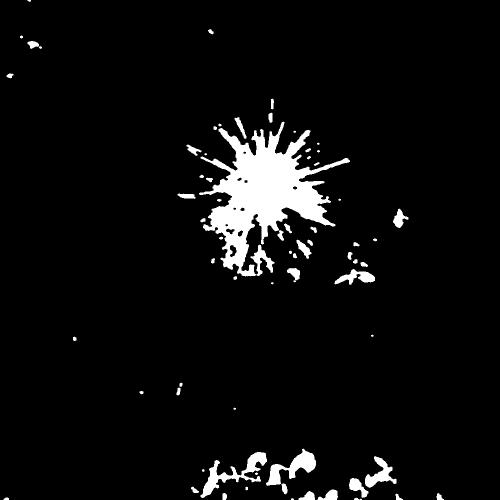
#> input picture app/tulips_red_bg.jpg, 1000 x 1000 px, found by its file name (shown at 1/2 size)
$ python draw-circles.py
#> lines starting #> are read from the running program, lines starting #| are printed output that depends on the picture; after the words box and inside, x2 and y2 are one past the last pixel; in counts of white or black regions, pixels touching at a corner belong together
#> further down, src is the input picture: shape (1000, 1000, 3); min 0, max 255, mean 13.1
from __future__ import print_function
import cv2 as cv
import numpy as np
import argparse
import random as rng
import math

rng.seed(12345)
def thresh_callback(val):
#> called with val = 505
    threshold = val

    canny_output = cv.Canny(src_gray, threshold, threshold * 2)
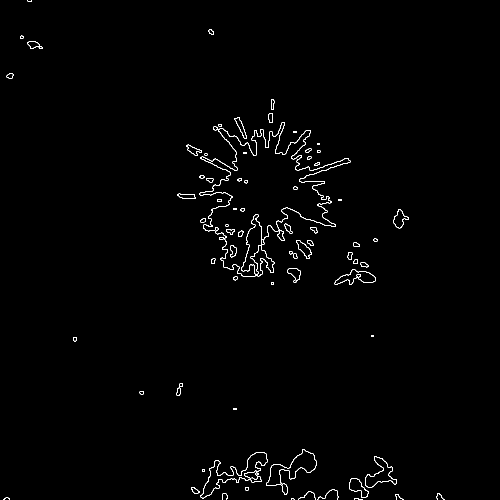
#> canny_output: shape (1000, 1000) (shown at 1/2 size); 0.85% white in thin lines or dots, all inside (x1, y1, x2, y2) = (7, 0, 889, 1000)


    contours, _ = cv.findContours(canny_output, cv.RETR_TREE, cv.CHAIN_APPROX_SIMPLE)
#> contours = 149 contours, 36 with area under 20; largest, box (x1, y1, x2, y2) and area: (398, 244, 701, 554) 36397, (398, 244, 701, 554) 35362, (401, 904, 535, 997) 3344, (401, 904, 535, 997) 3158, (532, 898, 633, 972) 2786

    contours_poly = [None]*len(contours)
#> contours_poly = 149 items
    boundRect = [None]*len(contours)
#> boundRect = 149 items
    centers = [None]*len(contours)
#> centers = 149 items
    radius = [None]*len(contours)
#> radius = 149 items
    for i, c in enumerate(contours):
        contours_poly[i] = cv.approxPolyDP(c, 20, True)
        boundRect[i] = cv.boundingRect(contours_poly[i])
        centers[i], radius[i] = cv.minEnclosingCircle(contours_poly[i])
#> this loop made 149 passes
#> c on passes 9, 19, 27, 37, 39: [[491, 974], [491, 980], [496, 980], [496, 974]], [[404, 939], [404, 943], [409, 943], [409, 939]], [[467, 816], [467, 819], [472, 819], [472, 816]], [[742, 670], [742, 673], [747, 673], [747, 670]], [[542, 565], [542, 568], [547, 568], [547, 565]]
#> after the loop, boundRect = 149 items, first 6: (582, 997, 1, 1), (708, 997, 1, 1), (7, 998, 1, 1), (791, 988, 1, 1), (874, 987, 1, 1), (447, 986, 1, 1); centers = 149 pairs, first value 7 to 874, second value 0 to 998; contours_poly = 149 contours, 139 with area under 20; largest, box (x1, y1, x2, y2) and area: (398, 244, 701, 553) 36088, (398, 244, 701, 553) 35124, (533, 910, 629, 972) 1980, (533, 911, 629, 971) 1876, (401, 907, 533, 995) 1612; radius = 149 values, max 171.5 at index 108, min 0.0001 at index 0, mean 8.13


    drawing = np.zeros((canny_output.shape[0], canny_output.shape[1], 3), dtype=np.uint8)

    treesRadii = []
    for i in range(len(contours)):
        color = (rng.randint(0,256), rng.randint(0,256), rng.randint(0,256))

        cv.drawContours(drawing, contours_poly, i, color)

        if math.ceil(radius[i]) > 40:

            if math.ceil(radius[i]) not in treesRadii:
                treesRadii.append(math.ceil(radius[i]))
                cv.rectangle(drawing, (int(boundRect[i][0]), int(boundRect[i][1])), \
                (int(boundRect[i][0]+boundRect[i][2]), int(boundRect[i][1]+boundRect[i][3])), color, 2)
                cv.circle(drawing, (int(centers[i][0]), int(centers[i][1])), int(radius[i]), color, 2)
#> this loop made 149 passes
#> color on passes 1 to 12: (213, 5, 152), (188, 99, 138), (223, 82, 191), (63, 221, 133), (89, 95, 181), (46, 211, 85), (75, 105, 39), (97, 174, 164), (12, 234, 173), (13, 212, 1), (3, 83, 91), (146, 50, 212)
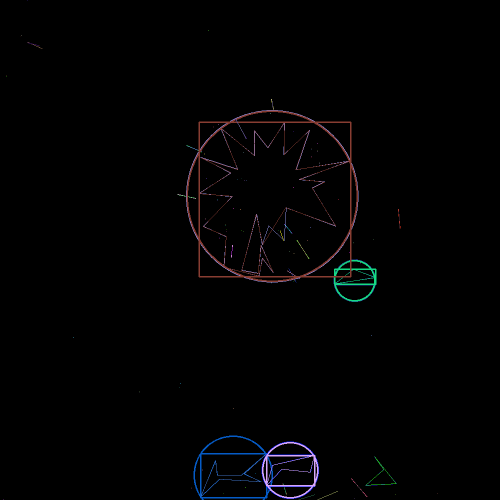
#> drawing: shape (1000, 1000, 3) (shown at 1/2 size); mean of channels 0, 1, 2 2.4, 1.9, 2.1; drawn as B, G, R
#> after the loop, treesRadii = [79, 57, 56, 42, 41, 172, 171]


    cv.imshow('Contours', drawing)
    print((treesRadii))
#| [79, 57, 56, 42, 41, 172, 171]


parser = argparse.ArgumentParser(description='Code for Creating Bounding boxes and circles for contours tutorial.')
parser.add_argument('--input', help='Path to input image.', default='tulips_red_bg.jpg')
args = parser.parse_args()
src = cv.imread(cv.samples.findFile(args.input))
if src is None:
    print('Could not open or find the image:', args.input)
    exit(0)

# Convert image to gray and blur it
src_gray = cv.cvtColor(src, cv.COLOR_BGR2GRAY)
src_gray = cv.blur(src_gray, (2,2))
source_window = 'Source'
cv.namedWindow(source_window)
cv.imshow(source_window, src)
max_thresh = 750
thresh = 505 # initial threshold
cv.createTrackbar('Canny thresh:', source_window, thresh, max_thresh, thresh_callback)
thresh_callback(thresh)
cv.waitKey()
